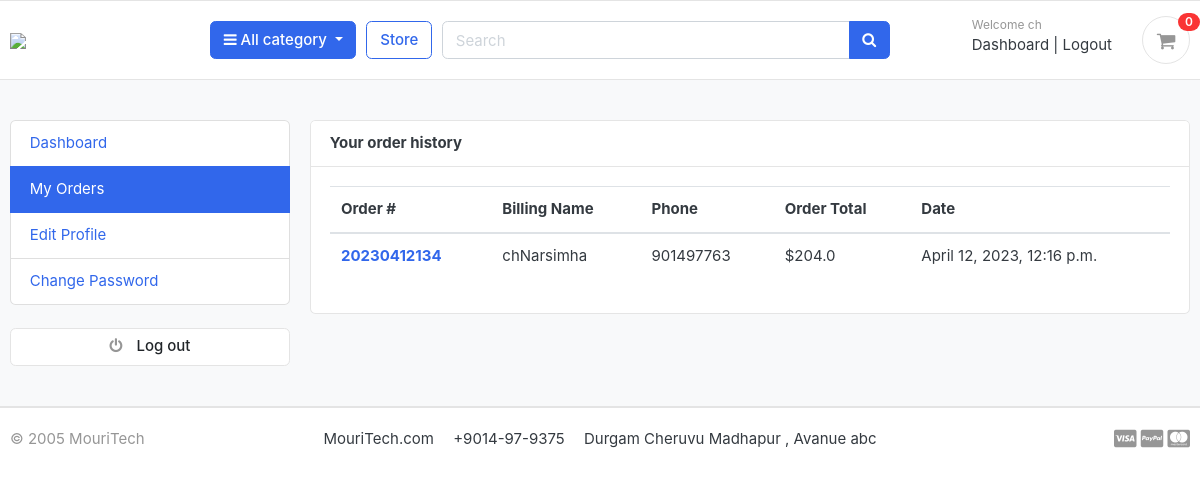
Page /accounts/my_orders/ (signed in) on the committed database.
### accounts/models.py (models this page shows, shortened)
class Account(AbstractBaseUser):
    first_name      = models.CharField(max_length=50)
    last_name       = models.CharField(max_length=50)
    username        = models.CharField(max_length=50, unique=True)
    email           = models.EmailField(max_length=100, unique=True)
    phone_number    = models.CharField(max_length=50)
    date_joined     = models.DateTimeField(auto_now_add=True)
    last_login      = models.DateTimeField(auto_now_add=True)
    is_admin        = models.BooleanField(default=False)
    is_staff        = models.BooleanField(default=False)
    is_active       = models.BooleanField(default=False)
    is_superadmin   = models.BooleanField(default=False)
    USERNAME_FIELD = 'email'
    REQUIRED_FIELDS = ['username', 'first_name', 'last_name']
    objects = MyAccountManager()

### orders/models.py (models this page shows, shortened)
class Order(models.Model):
    user = models.ForeignKey(Account, on_delete=models.SET_NULL,null=True)
    payment = models.ForeignKey(Payment, on_delete=models.SET_NULL, blank=True, null=True)
    order_number = models.CharField(max_length=20)
    first_name = models.CharField(max_length=50)
    last_name = models.CharField(max_length=50)
    phone = models.CharField(max_length=15)
    email = models.EmailField(max_length=50)
    address_line_1 = models.CharField(max_length=50)
    address_line_2 = models.CharField(max_length=50, blank=True)
    country = models.CharField(max_length=50)
    state = models.CharField(max_length=50)
    city = models.CharField(max_length=50)
    order_note = models.CharField(max_length=100,blank=True)
    order_total = models.FloatField()
    tax = models.FloatField()
    ip = models.CharField(blank=True,max_length=20)
    is_ordered = models.BooleanField(default=False)
    created_at = models.DateTimeField(auto_now_add=True)
    updated_at = models.DateTimeField(auto_now=True)
    def full_name(self):
        return f'{self.first_name}{self.last_name}'

### accounts/views.py (the view)
# urls.py: path('my_orders/', views.my_orders, name='my_orders'),
@login_required(login_url='login')
def my_orders(request):
    orders = Order.objects.filter(user=request.user, is_ordered=True).order_by('-created_at')
    context = {
        'orders': orders,
    }
    return render(request, 'accounts/my_orders.html', context)

### carts/context_processors.py (called while the page is built)
def counter(request):
    cart_count=0
    if 'admins' in request.path:
        return {}
    else:
        try:
            cart=Cart.objects.filter(cart_id=_cart_id(request))
            if request.user.is_authenticated:
                cart_items=CartItem.objects.all().filter(user=request.user)
            else:
                cart_items=CartItem.objects.filter(cart=cart[:1])
            for cart_item in cart_items:
                cart_count +=cart_item.quantity
        except Cart.DoesNotExist:
                cart_count=0
    return dict(cart_count=cart_count)

### carts/views.py (called while the page is built)
def _cart_id(request):
    cart = request.session.session_key
    if not cart:
        cart = request.session.create()
    return cart

### category/context_processors.py (called while the page is built)
def menu_links(request):
    links = Category.objects.all()
    return dict(links=links)

### category/models.py (called while the page is built)
    def  get_url(self):
        return reverse('product_by_category', args = [self.slug])

### templates/accounts/my_orders.html (shortened to what this page needs)
{% extends 'base.html' %}
{% block content %}
<section class="section-conten padding-y bg">
<div class="container">
	<div class="row">
	{% include 'includes/dashboard_sidebar.html' %}
	<main class="col-md-9">
		<article class="card">
		<header class="card-header">
			<strong class="d-inline-block mr-3">Your order history</strong>
		</header>
		<div class="card-body">
			<div class="row">
			<div class="col-md-12">
				<table class="table table-hover">
				  <thead>
				    <tr>
				      <th scope="col">Order #</th>
				      <th scope="col">Billing Name</th>
				      <th scope="col">Phone</th>
				      <th scope="col">Order Total</th>
							<th scope="col">Date</th>
				    </tr>
				  </thead>
				  <tbody>
						{% for order in orders %}
				    <tr>
					  <th scope="row"><a href="{% url 'order_detail' order.order_number %}">{{order.order_number}}</a></th>
				      <td>{{order.full_name}}</td>
				      <td>{{order.phone}}</td>
				      <td>${{order.order_total}}</td>
							<td>{{order.created_at}}</td>
				    </tr>
				{% endfor %}
				  </tbody>
				</table>
			</div>
			</div>
		</div>
		</article>
	</main>
</div>
</div>
</section>
{% endblock %}

### templates/includes/navbar.html (shortened to what this page needs)
{% load static %}
<header class="section-header">
    <section class="header-main border-bottom">
        <div class="container">
    <div class="row align-items-center">
        <div class="col-lg-2 col-md-3 col-6">
            <a href="{% url 'home' %}" class="brand-wrap">
                <img class="logo" src="https://upload.wikimedia.org/wikipedia/commons/thumb/0/0b/Omega_Mart.svg/2560px-Omega_Mart.svg.png" width="187">
            </a>
        </div>
        <div class="col-lg col-sm col-md col-6 flex-grow-0">
            <div class="category-wrap dropdown d-inline-block float-right">
                <button type="button" class="btn btn-primary dropdown-toggle" data-toggle="dropdown">
                    <i class="fa fa-bars"></i> All category
                </button>
            </div>
        </div>
        <a href="{% url 'store' %}" class="btn btn-outline-primary">Store</a>
        <div class="col-lg  col-md-6 col-sm-12 col">
            <form action="{% url 'search' %}" class="search" method="GET">
                <div class="input-group w-100">
                    <input type="text" class="form-control" style="width:60%;" placeholder="Search" name="keyword">
                    <div class="input-group-append">
                      <button class="btn btn-primary" type="submit">
                        <i class="fa fa-search"></i>
                      </button>
                    </div>
                </div>
            </form>
        </div>
        <div class="col-lg-3 col-sm-6 col-8 order-2 order-lg-3">
                    <div class="d-flex justify-content-end mb-3 mb-lg-0">
                        {% if user.id is  None%}
                            <div class="widget-header">
                                <small class="title text-muted">Welcome guest!</small>
                                <div>
                                    <a href="{% url 'login' %}">Sign in</a> <span class="dark-transp"> | </span>
                                    <a href="{% url 'register' %}"> Register</a>
                                </div>
                            </div>
                        {% else %}
                            <div class="widget-header">
                                <small class="title text-muted">Welcome {{ user.first_name }}</small>
                                <div>
                                    <a href="{% url 'dashboard' %}">Dashboard</a> <span class="dark-transp"> | </span>
                                    <a href="{% url 'logout' %}"> Logout</a>
                                </div>
                            </div>
                        {% endif %}
                        <a href="{% url 'cart' %}" class="widget-header pl-3 ml-3">
                            <div class="icon icon-sm rounded-circle border"><i class="fa fa-shopping-cart"></i></div>
                            <span class="badge badge-pill badge-danger notify">{{ cart_count }}</span>
                        </a>
                    </div>
                </div>
    </div>
        </div>
    </section>
    </header>

### static/css/ui.css (style rules this page uses)
html { font-family: "Inter", sans-serif; font-size: 15px; }
.icon-xs, .icon-sm, .icon-md, .icon-lg { display: inline-block; text-align: center; flex-shrink: 0; flex-grow: 0; }
.icon-sm { width: 48px; height: 48px; line-height: 48px !important; font-size: 20px; }
.padding-y { padding-top: 40px; padding-bottom: 40px; }
article:after, .form-group:after { display: block; clear: both; content: ""; }
.bg { background-color: #f8f9fa; }
.header-main { position: relative; padding-top: 1rem; padding-bottom: 1rem; }
.brand-wrap .logo, .navbar-brand .logo { margin-right: 7px; max-height: 42px; display: inline-block; }
.widget-header { display: inline-block; vertical-align: middle; position: relative; }
.widget-header a { color: #343a40; }
.widget-header i { color: #969696; }
.widget-header .title { display: block; }
.widget-header .notify { position: absolute; top: -3px; right: -10px; }
.notify { position: absolute; top: -4px; right: -10px; display: inline-block; padding: 0.25em 0.6em; font-size: 12px; line-height: 1; text-align: center; border-radius: 3rem; color: #fff; background-color: #fa3434; }

### rows in the picture
Account: first_name "ch"
Order: order_number "20230412134", full_name "chNarsimha", phone "901497763", order_total "204.0", created_at "April 12, 2023, 12:16 p.m."

### other values in the picture
{{ cart_count }} "0"
